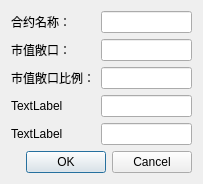
<?xml version="1.0" encoding="UTF-8"?>
<ui version="4.0">
 <class>setting_riskctrl</class>
 <widget class="QDialog" name="setting_riskctrl">
  <property name="geometry">
   <rect>
    <x>0</x>
    <y>0</y>
    <width>203</width>
    <height>179</height>
   </rect>
  </property>
  <property name="windowTitle">
   <string>风控设置</string>
  </property>
  <layout class="QFormLayout" name="formLayout">
   <item row="0" column="0">
    <widget class="QLabel" name="label">
     <property name="text">
      <string>合约名称：</string>
     </property>
    </widget>
   </item>
   <item row="0" column="1">
    <widget class="QLineEdit" name="lineEdit"/>
   </item>
   <item row="1" column="0">
    <widget class="QLabel" name="label_2">
     <property name="text">
      <string>市值敞口：</string>
     </property>
    </widget>
   </item>
   <item row="1" column="1">
    <widget class="QLineEdit" name="lineEdit_2"/>
   </item>
   <item row="2" column="0">
    <widget class="QLabel" name="label_3">
     <property name="text">
      <string>市值敞口比例：</string>
     </property>
    </widget>
   </item>
   <item row="2" column="1">
    <widget class="QLineEdit" name="lineEdit_3"/>
   </item>
   <item row="3" column="0">
    <widget class="QLabel" name="label_4">
     <property name="text">
      <string>TextLabel</string>
     </property>
    </widget>
   </item>
   <item row="3" column="1">
    <widget class="QLineEdit" name="lineEdit_4"/>
   </item>
   <item row="4" column="0">
    <widget class="QLabel" name="label_5">
     <property name="text">
      <string>TextLabel</string>
     </property>
    </widget>
   </item>
   <item row="4" column="1">
    <widget class="QLineEdit" name="lineEdit_5"/>
   </item>
   <item row="5" column="0" colspan="2">
    <widget class="QDialogButtonBox" name="buttonBox">
     <property name="orientation">
      <enum>Qt::Horizontal</enum>
     </property>
     <property name="standardButtons">
      <set>QDialogButtonBox::Cancel|QDialogButtonBox::Ok</set>
     </property>
    </widget>
   </item>
  </layout>
 </widget>
 <resources/>
 <connections>
  <connection>
   <sender>buttonBox</sender>
   <signal>accepted()</signal>
   <receiver>setting_riskctrl</receiver>
   <slot>accept()</slot>
   <hints>
    <hint type="sourcelabel">
     <x>248</x>
     <y>254</y>
    </hint>
    <hint type="destinationlabel">
     <x>157</x>
     <y>274</y>
    </hint>
   </hints>
  </connection>
  <connection>
   <sender>buttonBox</sender>
   <signal>rejected()</signal>
   <receiver>setting_riskctrl</receiver>
   <slot>reject()</slot>
   <hints>
    <hint type="sourcelabel">
     <x>316</x>
     <y>260</y>
    </hint>
    <hint type="destinationlabel">
     <x>286</x>
     <y>274</y>
    </hint>
   </hints>
  </connection>
 </connections>
</ui>
